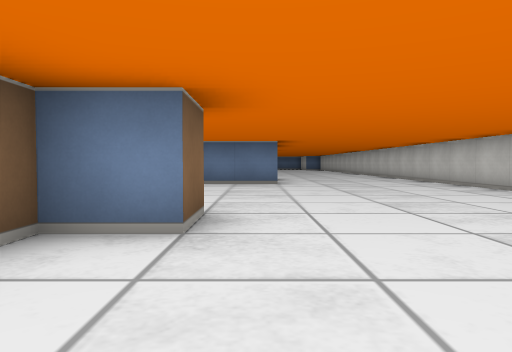
[1] (above)

16 first-person views from a walk through a cub3D maze. The camera is about half as high as the walls, tilts 2° down and sees 70° across. The floor is counted in squares. Each view is taken from the middle of a square. On the plan, view 1 faces up. The plan holds only what a view shows up to about 9 squares ahead; the rest is blank.

[2]
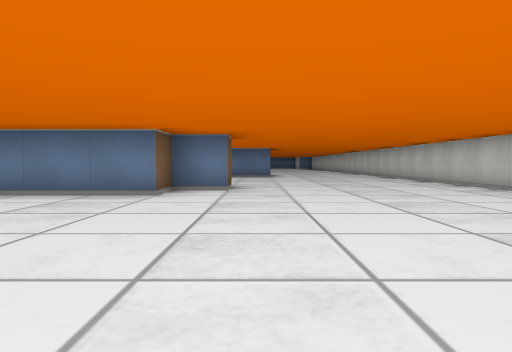

[3]
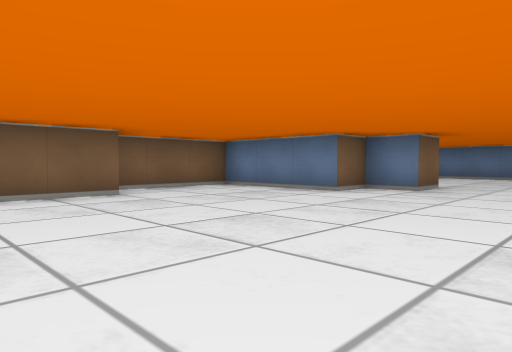

[4]
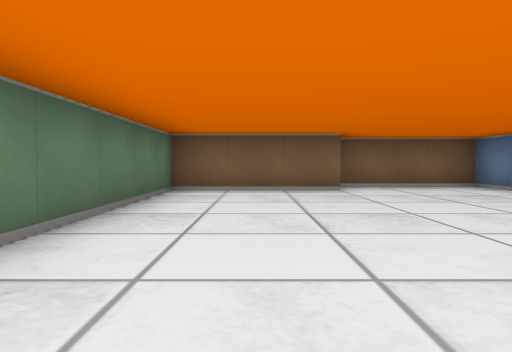

[5]
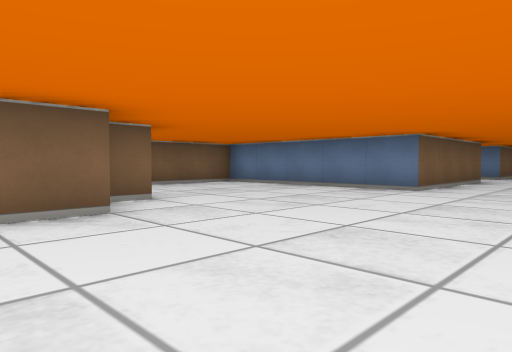

[6]
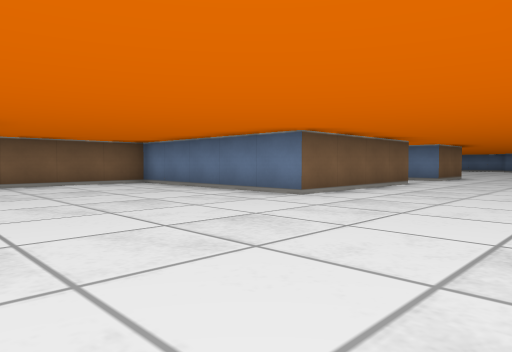

[7]
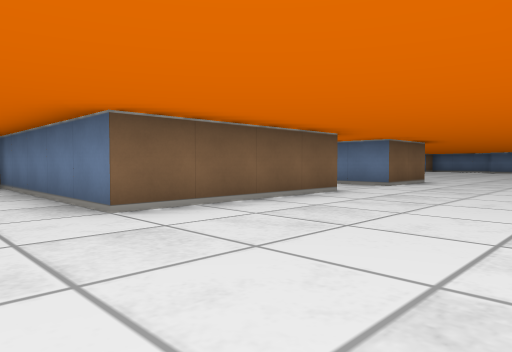

[8]
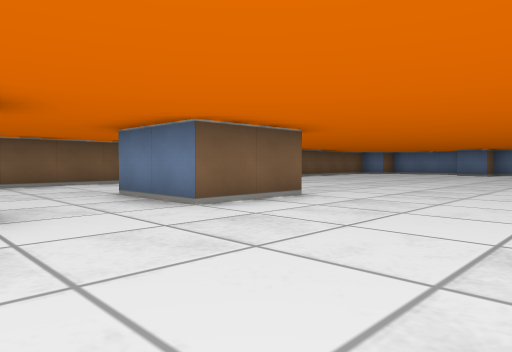

[9]
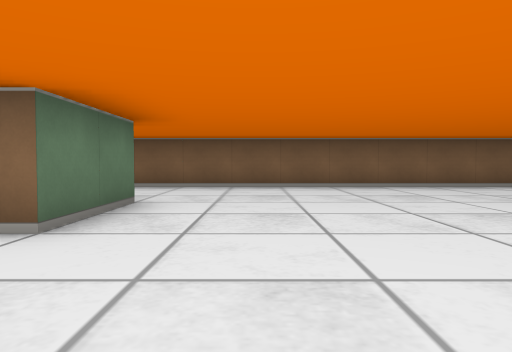

[10]
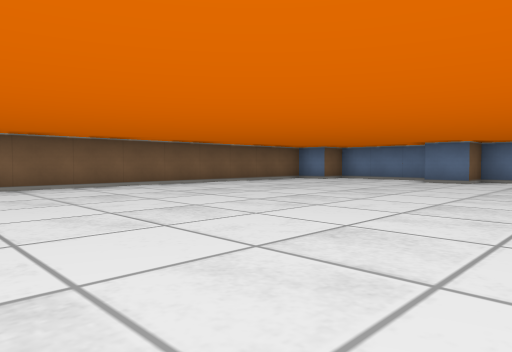

[11]
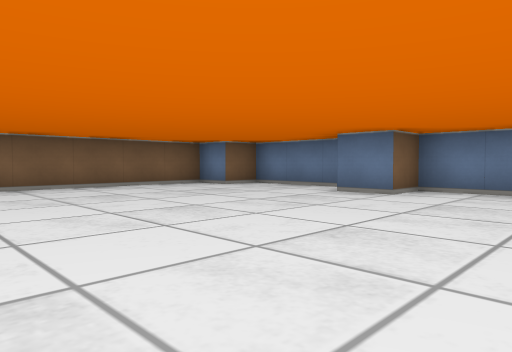

[12]
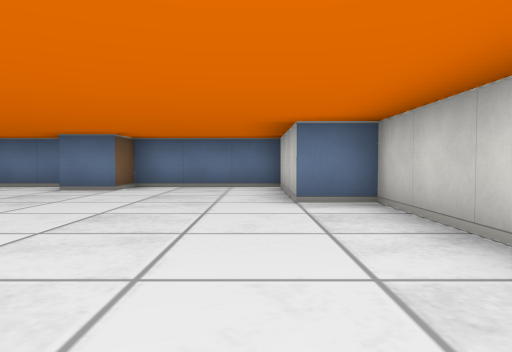

[13]
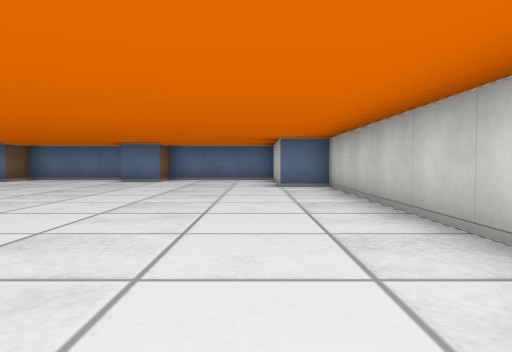

[14]
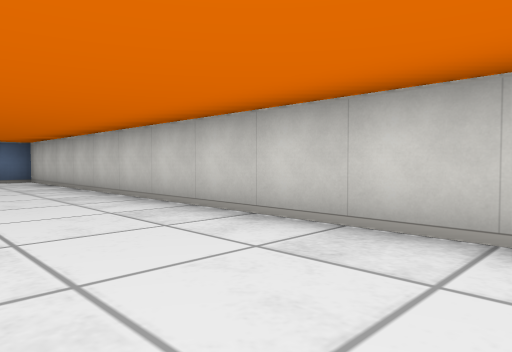

[15]
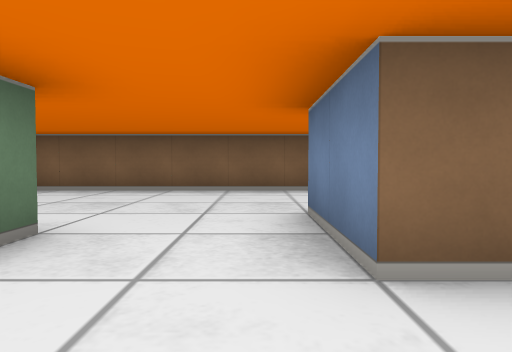

[16]
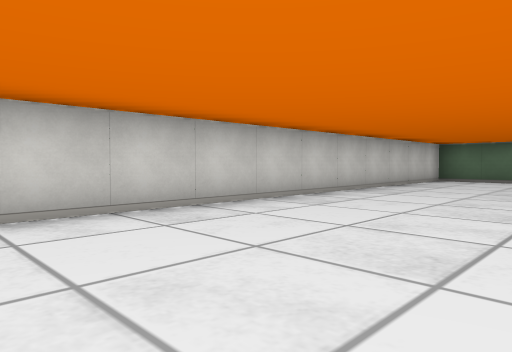

### Floor plan
Points are (right, up) in squares from view 1. A wall is a line through its corners. A room is listed if a view was taken in it or the views show most of it. See-through windows are left out.
Room 1 (views 1, 2, 3, 4, 5, 6, 7, 8, 9, 10, 11, 12, 13, 14, 15, 16)
walls: (0.5, 12.6) (0.5, 8.5) (-4.5, 8.5) (-4.5, 5.5); (-1.5, 16.5) (0.5, 16.5) (0.5, 14.5) (-1.5, 14.5); (4.5, 15.4) (4.5, 25.5) (3.5, 25.5) (3.5, 28.5) (0.5, 28.5) (0.5, 27.5) (-0.5, 27.5); (-1.5, 4.6) (-1.5, 3.9); (-0.5, 3.6) (-0.5, 2.5) (-1.5, 2.5) (-1.5, 1.5) (-4.5, 1.5) (-4.5, -1.2); (-3.5, -1.4) (-3.5, -4.5) (0.9, -4.5); (-4.5, 27.2) (-4.5, 10); (-1, 28.5) (-3.2, 28.5); (-3.5, 28.2) (-3.5, 27.5) (-4.2, 27.5); (4.5, -3.2) (4.5, 9); (2.8, -4.5) (3.2, -4.5)

Positions as (right, up) in squares from view 1, and headings:
1: (0, 0), facing up
2: (0, -4), facing up
3: (2, -4), facing up-left
4: (3, -3), facing left
5: (3, 2), facing up-left
6: (4, 4), facing up-left
7: (4, 7), facing up-left
8: (4, 12), facing up-left
9: (3, 18), facing left
10: (3, 18), facing up-left
11: (3, 22), facing up-left
12: (3, 21), facing up
13: (3, 18), facing up
14: (2, 15), facing up-right
15: (2, 14), facing left
16: (1, 6), facing down-right
